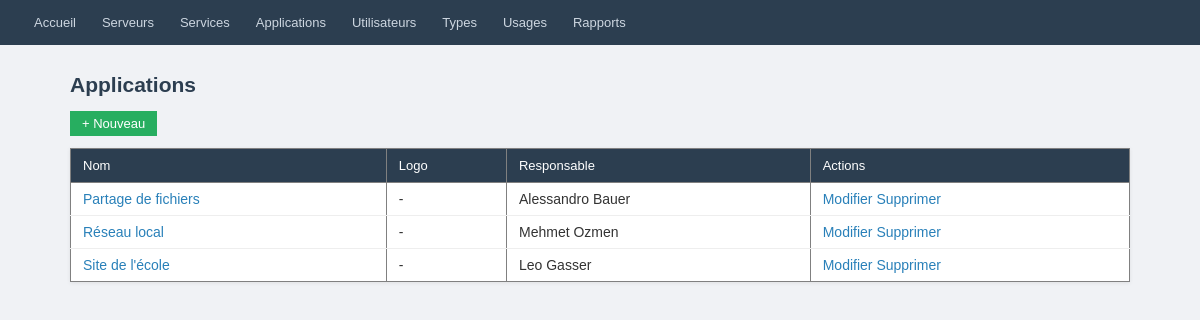
The app's page /applications/ with its own data.
### inventory/models.py (models this page shows, shortened)
class Application(models.Model):
    nom_application = models.CharField(max_length=100, unique=True)
    logo            = models.ImageField(upload_to='logos/', blank=True, null=True)
    utilisateur     = models.ForeignKey(
                          Utilisateur,
                          on_delete=models.PROTECT,
                          related_name='applications'
                      )
    class Meta:
        ordering = ['nom_application']
        db_table = 'application'

class Utilisateur(models.Model):
    nom    = models.CharField(max_length=100)
    prenom = models.CharField(max_length=100)
    email  = models.EmailField(unique=True)
    class Meta:
        ordering = ['nom', 'prenom']
        db_table = 'utilisateur'
    def __str__(self):
        return f"{self.prenom} {self.nom}"

### inventory/views.py (the view)
# urls.py: path('applications/',                views.application_list,   name='application-list'),
def application_list(request):
    return render(request, 'inventory/application/list.html', {'applications': Application.objects.select_related('utilisateur')})

### inventory/templates/inventory/application/list.html (shortened to what this page needs)
{% extends "inventory/base.html" %}
{% block content %}
<h2>Applications</h2>
<a href="{% url 'inventory:application-create' %}">+ Nouveau</a>
<table border="1" cellpadding="5">
  <tr><th>Nom</th><th>Logo</th><th>Responsable</th><th>Actions</th></tr>
  {% for app in applications %}
  <tr>
    <td><a href="{% url 'inventory:application-detail' app.pk %}">{{ app.nom_application }}</a></td>
    <td>{% if app.logo %}<img src="{{ app.logo.url }}" height="40">{% else %}-{% endif %}</td>
    <td>{{ app.utilisateur }}</td>
    <td>
      <a href="{% url 'inventory:application-update' app.pk %}">Modifier</a>
      <a href="{% url 'inventory:application-delete' app.pk %}">Supprimer</a>
    </td>
  </tr>
  {% empty %}<tr><td colspan="4">Aucune application.</td></tr>{% endfor %}
</table>
{% endblock %}

### inventory/templates/inventory/base.html (style rules this page uses)
* { box-sizing: border-box; margin: 0; padding: 0; }
body { font-family: Arial, sans-serif; font-size: 14px; background: #f0f2f5; color: #333; }
h1, h2, h3 { margin-bottom: 14px; color: #2c3e50; }
a { color: #2980b9; text-decoration: none; }
a[href*="create"] { display: inline-block; background: #27ae60; color: #fff; padding: 5px 12px; border-radius: 0; margin-bottom: 12px; font-size: 13px; }
table { width: 100%; border-collapse: collapse; background: #fff; box-shadow: 0 1px 4px rgba(0,0,0,0.08); }
th { background: #2c3e50; color: #fff; padding: 9px 12px; text-align: left; font-weight: normal; font-size: 13px; }
td { padding: 8px 12px; border-bottom: 1px solid #eee; }
tr:last-child td { border-bottom: none; }

### records on screen
Application: nom_application "Partage de fichiers", utilisateur "Alessandro Bauer"
Application: nom_application "Réseau local", utilisateur "Mehmet Ozmen"
Application: nom_application "Site de l'école", utilisateur "Leo Gasser"
